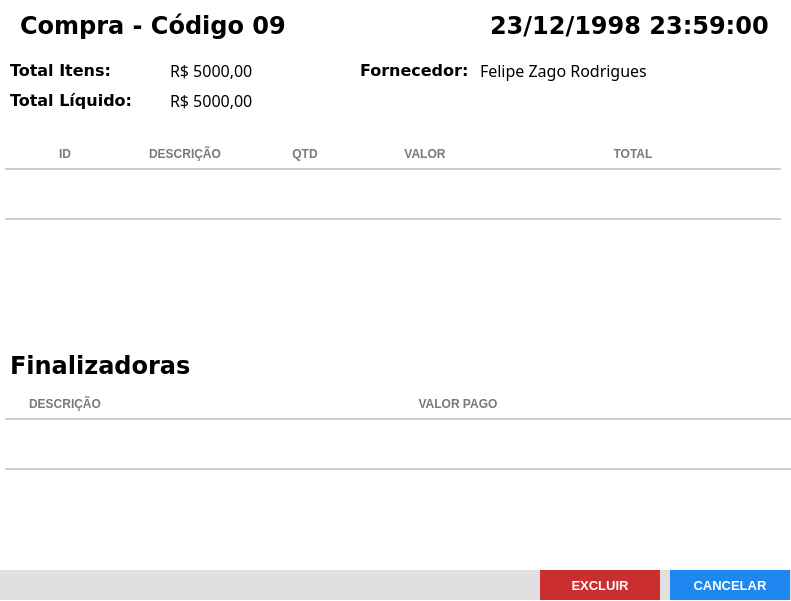
<?xml version="1.0" encoding="UTF-8"?>
<ui version="4.0">
 <class>Frame</class>
 <widget class="QFrame" name="Frame">
  <property name="geometry">
   <rect>
    <x>0</x>
    <y>0</y>
    <width>791</width>
    <height>601</height>
   </rect>
  </property>
  <property name="windowTitle">
   <string>Detalhes Venda</string>
  </property>
  <property name="styleSheet">
   <string notr="true">background: #FFF;</string>
  </property>
  <widget class="QTableWidget" name="tb_itens">
   <property name="geometry">
    <rect>
     <x>0</x>
     <y>140</y>
     <width>781</width>
     <height>181</height>
    </rect>
   </property>
   <property name="cursor" stdset="0">
    <cursorShape>PointingHandCursor</cursorShape>
   </property>
   <property name="focusPolicy">
    <enum>Qt::WheelFocus</enum>
   </property>
   <property name="styleSheet">
    <string notr="true">QTableView{
color: #797979;
font-weight: bold;
font-size: 13px;
background: #FFF;
padding: 0 0 0 5px;
}
QHeaderView:section{
background: #FFF;
padding: 5px 0 ;
font-size: 12px;
font-family: &quot;Arial&quot;;
font-weight: bold;
color: #797979;
border: none;
border-bottom: 2px solid #CCC;
text-transform: uppercase;
}
QTableView::item {
border-bottom: 2px solid #CCC;
padding: 2px;
}

</string>
   </property>
   <property name="frameShape">
    <enum>QFrame::NoFrame</enum>
   </property>
   <property name="frameShadow">
    <enum>QFrame::Plain</enum>
   </property>
   <property name="autoScrollMargin">
    <number>20</number>
   </property>
   <property name="editTriggers">
    <set>QAbstractItemView::NoEditTriggers</set>
   </property>
   <property name="selectionMode">
    <enum>QAbstractItemView::NoSelection</enum>
   </property>
   <property name="selectionBehavior">
    <enum>QAbstractItemView::SelectRows</enum>
   </property>
   <property name="showGrid">
    <bool>false</bool>
   </property>
   <property name="gridStyle">
    <enum>Qt::NoPen</enum>
   </property>
   <property name="wordWrap">
    <bool>false</bool>
   </property>
   <property name="rowCount">
    <number>1</number>
   </property>
   <attribute name="horizontalHeaderDefaultSectionSize">
    <number>120</number>
   </attribute>
   <attribute name="horizontalHeaderHighlightSections">
    <bool>false</bool>
   </attribute>
   <attribute name="horizontalHeaderStretchLastSection">
    <bool>true</bool>
   </attribute>
   <attribute name="verticalHeaderVisible">
    <bool>false</bool>
   </attribute>
   <attribute name="verticalHeaderMinimumSectionSize">
    <number>20</number>
   </attribute>
   <attribute name="verticalHeaderDefaultSectionSize">
    <number>50</number>
   </attribute>
   <row>
    <property name="text">
     <string>1</string>
    </property>
   </row>
   <column>
    <property name="text">
     <string>ID</string>
    </property>
   </column>
   <column>
    <property name="text">
     <string>DESCRIÇÃO</string>
    </property>
   </column>
   <column>
    <property name="text">
     <string>QTD</string>
    </property>
   </column>
   <column>
    <property name="text">
     <string>VALOR</string>
    </property>
   </column>
   <column>
    <property name="text">
     <string>TOTAL</string>
    </property>
   </column>
  </widget>
  <widget class="QFrame" name="fr_titulo_servicos">
   <property name="geometry">
    <rect>
     <x>10</x>
     <y>0</y>
     <width>791</width>
     <height>51</height>
    </rect>
   </property>
   <property name="styleSheet">
    <string notr="true"/>
   </property>
   <widget class="QLabel" name="lb_compra">
    <property name="geometry">
     <rect>
      <x>10</x>
      <y>10</y>
      <width>311</width>
      <height>30</height>
     </rect>
    </property>
    <property name="font">
     <font>
      <family>DejaVu Sans</family>
      <pointsize>18</pointsize>
      <weight>75</weight>
      <bold>true</bold>
     </font>
    </property>
    <property name="styleSheet">
     <string notr="true">color: rgb(0, 0, 0)</string>
    </property>
    <property name="text">
     <string>Compra - Código 09</string>
    </property>
   </widget>
   <widget class="QLabel" name="lb_hora">
    <property name="geometry">
     <rect>
      <x>480</x>
      <y>10</y>
      <width>291</width>
      <height>30</height>
     </rect>
    </property>
    <property name="font">
     <font>
      <family>DejaVu Sans</family>
      <pointsize>18</pointsize>
      <weight>75</weight>
      <bold>true</bold>
     </font>
    </property>
    <property name="styleSheet">
     <string notr="true">color: rgb(0, 0, 0)</string>
    </property>
    <property name="text">
     <string>23/12/1998 23:59:00</string>
    </property>
   </widget>
  </widget>
  <widget class="QLabel" name="lb_tituloClientes_4">
   <property name="geometry">
    <rect>
     <x>10</x>
     <y>60</y>
     <width>111</width>
     <height>21</height>
    </rect>
   </property>
   <property name="font">
    <font>
     <family>DejaVu Sans</family>
     <pointsize>12</pointsize>
     <weight>75</weight>
     <bold>true</bold>
    </font>
   </property>
   <property name="styleSheet">
    <string notr="true">color: rgb(0, 0, 0)</string>
   </property>
   <property name="text">
    <string>Total Itens:</string>
   </property>
  </widget>
  <widget class="QLabel" name="lb_tituloClientes_6">
   <property name="geometry">
    <rect>
     <x>10</x>
     <y>90</y>
     <width>161</width>
     <height>21</height>
    </rect>
   </property>
   <property name="font">
    <font>
     <family>DejaVu Sans</family>
     <pointsize>12</pointsize>
     <weight>75</weight>
     <bold>true</bold>
    </font>
   </property>
   <property name="styleSheet">
    <string notr="true">color: rgb(0, 0, 0)</string>
   </property>
   <property name="text">
    <string>Total Líquido:</string>
   </property>
  </widget>
  <widget class="QLabel" name="lb_tituloClientes_7">
   <property name="geometry">
    <rect>
     <x>10</x>
     <y>350</y>
     <width>221</width>
     <height>30</height>
    </rect>
   </property>
   <property name="font">
    <font>
     <family>DejaVu Sans</family>
     <pointsize>18</pointsize>
     <weight>75</weight>
     <bold>true</bold>
    </font>
   </property>
   <property name="styleSheet">
    <string notr="true">color: rgb(0, 0, 0)</string>
   </property>
   <property name="text">
    <string>Finalizadoras</string>
   </property>
  </widget>
  <widget class="QTableWidget" name="tb_fin">
   <property name="geometry">
    <rect>
     <x>0</x>
     <y>390</y>
     <width>791</width>
     <height>171</height>
    </rect>
   </property>
   <property name="cursor" stdset="0">
    <cursorShape>PointingHandCursor</cursorShape>
   </property>
   <property name="focusPolicy">
    <enum>Qt::WheelFocus</enum>
   </property>
   <property name="styleSheet">
    <string notr="true">QTableView{
color: #797979;
font-weight: bold;
font-size: 13px;
background: #FFF;
padding: 0 0 0 5px;
}
QHeaderView:section{
background: #FFF;
padding: 5px 0 ;
font-size: 12px;
font-family: &quot;Arial&quot;;
font-weight: bold;
color: #797979;
border: none;
border-bottom: 2px solid #CCC;
text-transform: uppercase;
}
QTableView::item {
border-bottom: 2px solid #CCC;
padding: 2px;
}

</string>
   </property>
   <property name="frameShape">
    <enum>QFrame::NoFrame</enum>
   </property>
   <property name="frameShadow">
    <enum>QFrame::Plain</enum>
   </property>
   <property name="autoScrollMargin">
    <number>20</number>
   </property>
   <property name="editTriggers">
    <set>QAbstractItemView::NoEditTriggers</set>
   </property>
   <property name="selectionMode">
    <enum>QAbstractItemView::NoSelection</enum>
   </property>
   <property name="selectionBehavior">
    <enum>QAbstractItemView::SelectRows</enum>
   </property>
   <property name="showGrid">
    <bool>false</bool>
   </property>
   <property name="gridStyle">
    <enum>Qt::NoPen</enum>
   </property>
   <property name="wordWrap">
    <bool>false</bool>
   </property>
   <property name="rowCount">
    <number>1</number>
   </property>
   <attribute name="horizontalHeaderDefaultSectionSize">
    <number>120</number>
   </attribute>
   <attribute name="horizontalHeaderHighlightSections">
    <bool>false</bool>
   </attribute>
   <attribute name="horizontalHeaderStretchLastSection">
    <bool>true</bool>
   </attribute>
   <attribute name="verticalHeaderVisible">
    <bool>false</bool>
   </attribute>
   <attribute name="verticalHeaderMinimumSectionSize">
    <number>20</number>
   </attribute>
   <attribute name="verticalHeaderDefaultSectionSize">
    <number>50</number>
   </attribute>
   <row>
    <property name="text">
     <string>1</string>
    </property>
   </row>
   <column>
    <property name="text">
     <string>DESCRIÇÃO</string>
    </property>
   </column>
   <column>
    <property name="text">
     <string>VALOR PAGO</string>
    </property>
   </column>
  </widget>
  <widget class="QFrame" name="fr_botoes">
   <property name="geometry">
    <rect>
     <x>-190</x>
     <y>570</y>
     <width>991</width>
     <height>30</height>
    </rect>
   </property>
   <property name="styleSheet">
    <string notr="true">background:#E1DFE0;
border: none;</string>
   </property>
   <widget class="QPushButton" name="bt_cancelar">
    <property name="geometry">
     <rect>
      <x>860</x>
      <y>0</y>
      <width>120</width>
      <height>30</height>
     </rect>
    </property>
    <property name="font">
     <font>
      <pointsize>10</pointsize>
      <weight>75</weight>
      <bold>true</bold>
     </font>
    </property>
    <property name="cursor">
     <cursorShape>PointingHandCursor</cursorShape>
    </property>
    <property name="focusPolicy">
     <enum>Qt::NoFocus</enum>
    </property>
    <property name="contextMenuPolicy">
     <enum>Qt::ActionsContextMenu</enum>
    </property>
    <property name="styleSheet">
     <string notr="true">QPushButton {
background-color: #1E87F0;
color: #FFF
 }
QPushButton:hover{
background-color: #40a286
}</string>
    </property>
    <property name="text">
     <string>CANCELAR</string>
    </property>
    <property name="iconSize">
     <size>
      <width>75</width>
      <height>35</height>
     </size>
    </property>
   </widget>
   <widget class="QPushButton" name="bt_excluir">
    <property name="geometry">
     <rect>
      <x>730</x>
      <y>0</y>
      <width>120</width>
      <height>30</height>
     </rect>
    </property>
    <property name="font">
     <font>
      <family>Tahoma</family>
      <pointsize>10</pointsize>
      <weight>75</weight>
      <bold>true</bold>
     </font>
    </property>
    <property name="cursor">
     <cursorShape>PointingHandCursor</cursorShape>
    </property>
    <property name="focusPolicy">
     <enum>Qt::NoFocus</enum>
    </property>
    <property name="contextMenuPolicy">
     <enum>Qt::ActionsContextMenu</enum>
    </property>
    <property name="styleSheet">
     <string notr="true">QPushButton {
	background-color: rgb(203, 46, 46);
color: #FFF
 }
QPushButton:hover{
	background-color: rgb(253, 99, 99);
}</string>
    </property>
    <property name="text">
     <string>EXCLUIR</string>
    </property>
    <property name="iconSize">
     <size>
      <width>75</width>
      <height>35</height>
     </size>
    </property>
   </widget>
  </widget>
  <widget class="QLabel" name="lb_tituloClientes_8">
   <property name="geometry">
    <rect>
     <x>360</x>
     <y>60</y>
     <width>111</width>
     <height>21</height>
    </rect>
   </property>
   <property name="font">
    <font>
     <family>DejaVu Sans</family>
     <pointsize>12</pointsize>
     <weight>75</weight>
     <bold>true</bold>
    </font>
   </property>
   <property name="styleSheet">
    <string notr="true">color: rgb(0, 0, 0)</string>
   </property>
   <property name="text">
    <string>Fornecedor:</string>
   </property>
  </widget>
  <widget class="QLabel" name="lb_total_itens">
   <property name="geometry">
    <rect>
     <x>170</x>
     <y>60</y>
     <width>111</width>
     <height>21</height>
    </rect>
   </property>
   <property name="font">
    <font>
     <family>Sans</family>
     <pointsize>12</pointsize>
     <weight>50</weight>
     <bold>false</bold>
    </font>
   </property>
   <property name="styleSheet">
    <string notr="true">color: rgb(0, 0, 0)</string>
   </property>
   <property name="text">
    <string>R$ 5000,00</string>
   </property>
  </widget>
  <widget class="QLabel" name="lb_total_liquido">
   <property name="geometry">
    <rect>
     <x>170</x>
     <y>90</y>
     <width>111</width>
     <height>21</height>
    </rect>
   </property>
   <property name="font">
    <font>
     <family>Sans</family>
     <pointsize>12</pointsize>
     <weight>50</weight>
     <bold>false</bold>
    </font>
   </property>
   <property name="styleSheet">
    <string notr="true">color: rgb(0, 0, 0)</string>
   </property>
   <property name="text">
    <string>R$ 5000,00</string>
   </property>
  </widget>
  <widget class="QLabel" name="lb_cliente">
   <property name="geometry">
    <rect>
     <x>480</x>
     <y>60</y>
     <width>341</width>
     <height>21</height>
    </rect>
   </property>
   <property name="font">
    <font>
     <family>Sans</family>
     <pointsize>12</pointsize>
     <weight>50</weight>
     <bold>false</bold>
    </font>
   </property>
   <property name="styleSheet">
    <string notr="true">color: rgb(0, 0, 0)</string>
   </property>
   <property name="text">
    <string>Felipe Zago Rodrigues</string>
   </property>
  </widget>
 </widget>
 <resources/>
 <connections/>
</ui>
